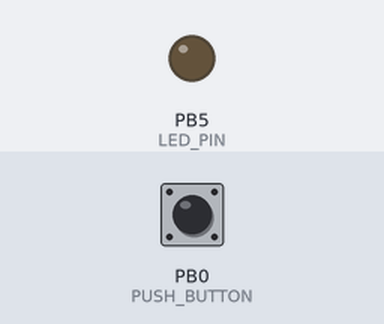
A program run on a simulated ATmega328P, built with avr-gcc and emulated at 16 MHz. Shown: output pins drawn as LEDs (lit = HIGH). Inputs (shaded band) come from the test bench; at power-on: PB0 (PUSH_BUTTON) HIGH.

Above: at 1.2 s.
1.3 s: PB0 (PUSH_BUTTON) pulled LOW for 0.15 s
At 2.3 s:
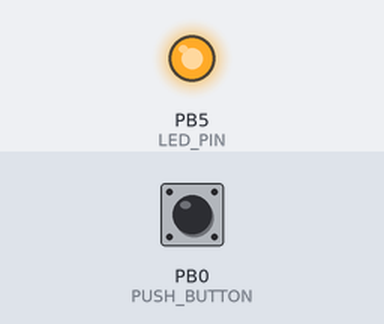
2.9 s: PB0 (PUSH_BUTTON) pulled LOW for 1 s
At 3.6 s:
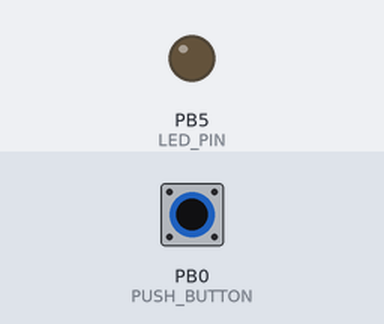
5.4 s: PB0 (PUSH_BUTTON) pulled LOW for 3.2 s
At 6.7 s:
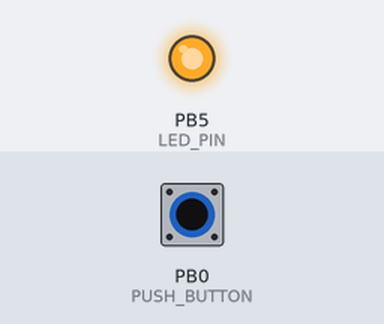
Timing chart, 0 to 8.4 s (numbered marks = the images above; inputs shaded):
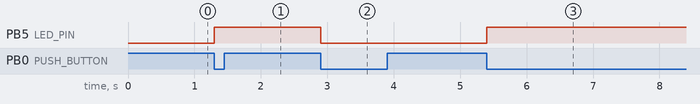

The program:

main.c
```c
#define F_CPU 16000000UL
#include <avr/io.h>
#include <util/delay.h>
#include <stdint.h>

#define LED_PIN			PORTB5
#define PUSH_BUTTON		PORTB0


int main(void)
{
	DDRB |= (1 << LED_PIN);							// Setting the pin 13 as output
	DDRB &= ~(1 << PUSH_BUTTON);					// Setting the pin 8 as Input
	PORTB |= (1 << PUSH_BUTTON);					// pull up
	uint8_t Last_State = 1;
	uint8_t Current_State;
    while (1)
    {
		Current_State = (PINB & (1 << PUSH_BUTTON)) ? 1 : 0;
		if (Last_State == 1 && Current_State == 0)
		{
			PORTB ^= (1 << LED_PIN);
			_delay_ms(200);
		}
		Last_State = Current_State;
    }
}
```

Measured:
- after the input at 1.3 s, PB5 (LED_PIN): LOW → HIGH at once
- after the input at 2.9 s, PB5 (LED_PIN): HIGH → LOW at once
- after the input at 5.4 s, PB5 (LED_PIN): LOW → HIGH at once
